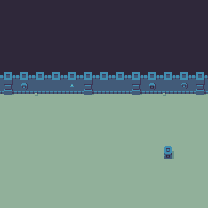

The image is a tile-based game level rendered from a .tmx file. Its description and complete source (layers, tilesets, objects, tile grids) follow:
An orthogonal 13x13 tile map with 16x16 px tiles, 2 tile layers (background, dungeon) and 3 objects (switch, door, player).

<map version="1.2" tiledversion="1.2.4" orientation="orthogonal" renderorder="right-down" width="13" height="13" tilewidth="16" tileheight="16" infinite="0" nextlayerid="5" nextobjectid="4">
 <tileset firstgid="1" source="dungeon_sheet.tsx" />
 <layer id="1" name="background" width="13" height="13">
  <data encoding="csv">
26,26,26,26,26,26,26,26,26,26,26,26,26,
26,26,26,26,26,26,26,26,26,26,26,26,26,
26,26,26,26,26,26,26,26,26,26,26,26,26,
26,26,26,26,26,26,26,26,26,26,26,26,26,
55,55,55,55,55,55,55,55,55,55,55,55,55,
55,55,55,55,55,55,55,55,55,55,55,55,55,
55,55,55,55,55,55,55,55,55,55,55,55,55,
55,55,55,55,55,55,55,55,55,55,55,55,55,
55,55,55,55,55,55,55,55,55,55,55,55,55,
55,55,55,55,55,55,55,55,55,55,55,55,55,
55,55,55,55,55,55,55,55,55,55,55,55,55,
55,55,55,55,55,55,55,55,55,55,55,55,55,
55,55,55,55,55,55,55,55,55,55,55,55,55
</data>
 </layer>
 <layer id="2" name="dungeon" width="13" height="13">
  <data encoding="csv">
0,0,0,0,0,0,0,0,0,0,0,0,0,
0,0,0,0,0,0,0,0,0,0,0,0,0,
0,0,0,0,0,0,0,0,0,0,0,0,0,
0,0,0,0,0,0,0,0,0,0,0,0,0,
105,105,105,105,105,105,105,105,105,105,105,105,105,
129,172,102,31,171,129,31,31,129,169,102,170,129,
0,0,0,0,0,0,0,0,0,0,0,0,0,
0,0,0,0,0,0,0,0,0,0,0,0,0,
0,0,0,0,0,0,0,0,0,0,0,0,0,
0,0,0,0,0,0,0,0,0,0,153,0,0,
0,0,0,0,0,0,0,0,0,0,0,0,0,
0,0,0,0,0,0,0,0,0,0,0,0,0,
0,0,0,0,0,0,0,0,0,0,0,0,0
</data>
 </layer>
 <objectgroup id="4" name="objs">
  <object id="1" type="switch" gid="121" x="32" y="160" width="16" height="16" />
  <object id="2" type="door" gid="149" x="96" y="96" width="16" height="16" />
  <object id="3" type="player" gid="188" x="144" y="192" width="16" height="16" />
 </objectgroup>
</map>